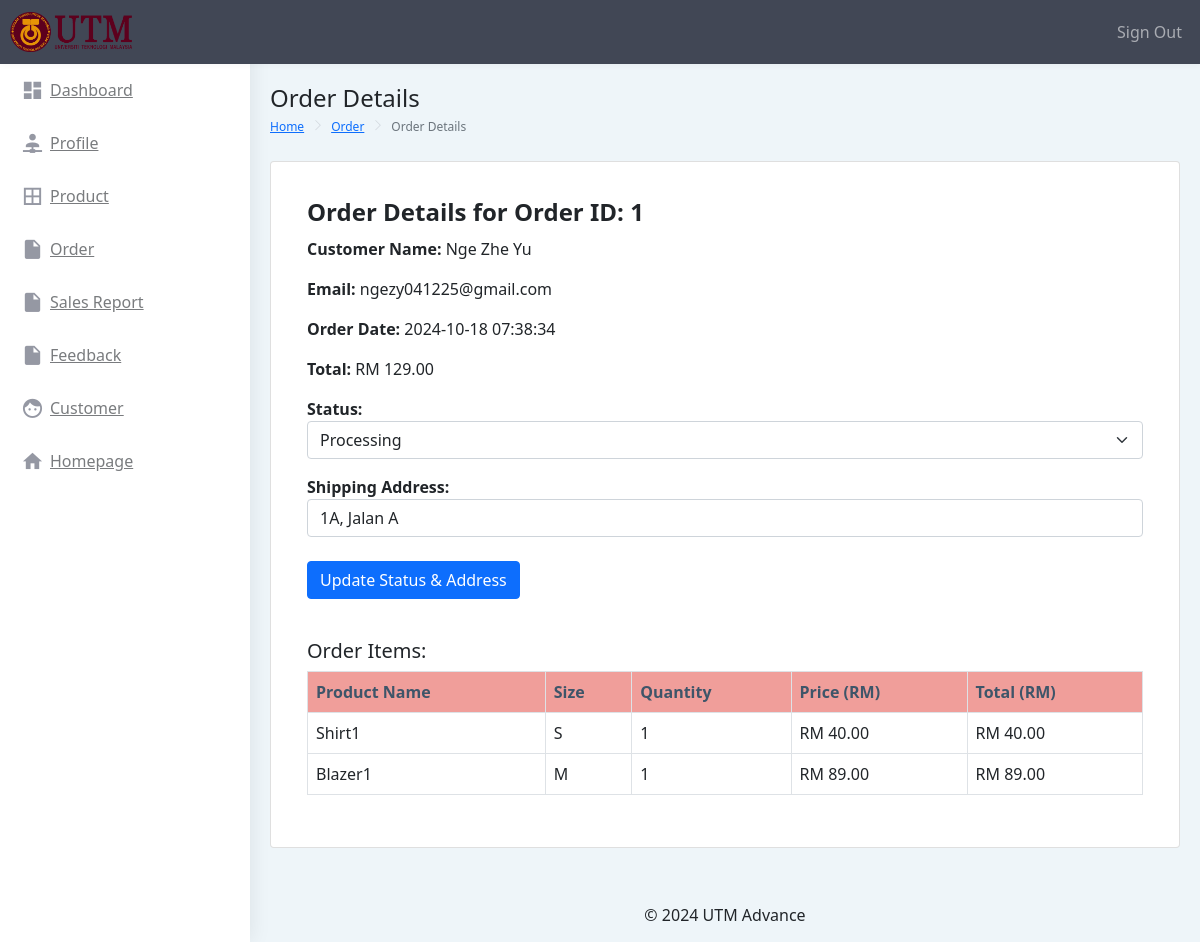
Screenshot of /AS/UpdateOrderStatus.php?OrderID=1 with the database file from the repository.
### tables this page shows
CREATE TABLE `order` (
  `OrderID` int NOT NULL,
  `CustomerName` varchar(255) NOT NULL,
  `Email` varchar(255) NOT NULL,
  `Total` decimal(10,2) NOT NULL,
  `OrderDate` timestamp NOT NULL DEFAULT CURRENT_TIMESTAMP,
  `Status` enum('Pending','Processing','Shipped','Delivered','Cancelled') DEFAULT 'Pending',
  `ShippingAddress` varchar(255) DEFAULT NULL
);

CREATE TABLE `order_items` (
  `OrderItemID` int NOT NULL,
  `OrderID` int NOT NULL,
  `ProductID` int NOT NULL,
  `Quantity` int NOT NULL,
  `Price` decimal(10,2) NOT NULL,
  `Size` varchar(10) DEFAULT NULL
);

CREATE TABLE `product` (
  `ProductID` int NOT NULL,
  `ProductName` varchar(255) NOT NULL,
  `Price` decimal(10,2) NOT NULL,
  `Category` varchar(100) NOT NULL,
  `StockQuantity` int NOT NULL,
  `Status` varchar(50) NOT NULL,
  `Image` varchar(255) DEFAULT NULL
);

### AS/UpdateOrderStatus.php (the view, shortened to what this page needs)
<!DOCTYPE html>
<html dir="ltr" lang="en">
<head>
    <link href="dist/css/style.min.css" rel="stylesheet">
</head>
<body>
    <div id="main-wrapper" data-layout="vertical" data-navbarbg="skin5" data-sidebartype="full"
        data-sidebar-position="absolute" data-header-position="absolute" data-boxed-layout="full">
        <header class="topbar" data-navbarbg="skin5">
		<nav class="navbar top-navbar navbar-expand-md navbar-dark">
        <div class="navbar-header" data-logobg="skin5">
            <a class="navbar-brand" href="index.php">
                <img src="../CG/img/UTM.png" alt="" style="height: 40px; width: auto;">
            </a>
        </div>
        <div class="navbar-collapse collapse" id="navbarSupportedContent" data-navbarbg="skin5">
            <ul class="navbar-nav float-end" style="font-size: 16px;">
                <a href="../Function/Signout.php" class="nav-item nav-link">Sign Out</a>
            </ul>
        </div>
    </nav>
</header>
        <aside class="left-sidebar" data-sidebarbg="skin6">
            <div class="scroll-sidebar">
                <nav class="sidebar-nav">
                    <ul id="sidebarnav">
                         <li class="sidebar-item"> <a class="sidebar-link waves-effect waves-dark sidebar-link"
                                href="index.php" aria-expanded="false"><i class="mdi mdi-view-dashboard"></i><span
                                    class="hide-menu">Dashboard</span></a></li>
                        <li class="sidebar-item"> <a class="sidebar-link waves-effect waves-dark sidebar-link"
                                href="ProfileAS.php" aria-expanded="false"><i
                                    class="mdi mdi-account-network"></i><span class="hide-menu">Profile</span></a></li>
                        <li class="sidebar-item"> <a class="sidebar-link waves-effect waves-dark sidebar-link"
                                href="Product.php" aria-expanded="false"><i class="mdi mdi-border-all"></i><span
                                    class="hide-menu">Product</span></a></li>
						<li class="sidebar-item"> <a class="sidebar-link waves-effect waves-dark sidebar-link"
                                href="viewOrder.php" aria-expanded="false"><i class="mdi mdi-file"></i><span
                                    class="hide-menu">Order</span></a></li>
						<li class="sidebar-item"> <a class="sidebar-link waves-effect waves-dark sidebar-link"
                                href="ViewSalesReport.php" aria-expanded="false"><i class="mdi mdi-file"></i><span
                                    class="hide-menu">Sales Report</span></a></li>
                        <li class="sidebar-item"> <a class="sidebar-link waves-effect waves-dark sidebar-link"
                                href="feedbackView.php" aria-expanded="false"><i class="mdi mdi-file"></i><span
                                    class="hide-menu">Feedback</span></a></li>
						<li class="sidebar-item"> <a class="sidebar-link waves-effect waves-dark sidebar-link"
                                href="deletecustomerview.php" aria-expanded="false"><i class="mdi mdi-face"></i><span
                                    class="hide-menu">Customer</span></a></li>
						<li class="sidebar-item"> <a class="sidebar-link waves-effect waves-dark sidebar-link"
                                href="../index.php" aria-expanded="false"><i class="mdi mdi-home"></i><span
                                    class="hide-menu">Homepage</span></a></li>
                        <li class="text-center p-40 upgrade-btn">
                        </li>
                    </ul>
                </nav>
            </div>
        </aside>
        <div class="page-wrapper">
            <div class="page-breadcrumb">
                <div class="row align-items-center">
                    <div class="col-5">
                        <h4 class="page-title">Order Details</h4>
                        <div class="d-flex align-items-center">
                            <nav aria-label="breadcrumb">
                                <ol class="breadcrumb">
                                    <li class="breadcrumb-item"><a href="index.php">Home</a></li>
                                    <li class="breadcrumb-item"><a href="Product.php">Order</a></li>
                                    <li class="breadcrumb-item active" aria-current="page">Order Details</li>
                                </ol>
                            </nav>
                        </div>
                    </div>
                </div>
            </div>
 <?php
require('../Function/config.php');
$orderID = $_GET['OrderID'] ?? null;
$sql = "SELECT o.OrderID, o.CustomerName, o.Email, o.Total, o.OrderDate, o.Status, o.ShippingAddress,
               oi.ProductID, oi.Quantity, oi.Price, oi.Size, p.ProductName
        FROM `order` o
        JOIN order_items oi ON o.OrderID = oi.OrderID
        JOIN product p ON oi.ProductID = p.ProductID
        WHERE o.OrderID = ?";
$stmt = $con->prepare($sql);
$stmt->bind_param('i', $orderID);
$stmt->execute();
$result = $stmt->get_result();
?>
<!DOCTYPE html>
<html lang="en">
<head>
    <link rel="stylesheet" href="path/to/bootstrap.css">
</head>
<body>
<div class="container-fluid">
    <div class="row">
        <div class="col-12">
            <div class="card">
                <div class="card-body">
                    <h4 class="card-title">Order Details for Order ID: <?php echo htmlspecialchars($orderID); ?></h4>
                    <?php
                    if ($result->num_rows > 0) {
                        $order = $result->fetch_assoc();
                        ?>
                        <p><strong>Customer Name:</strong> <?php echo htmlspecialchars($order['CustomerName']); ?></p>
                        <p><strong>Email:</strong> <?php echo htmlspecialchars($order['Email']); ?></p>
                        <p><strong>Order Date:</strong> <?php echo htmlspecialchars($order['OrderDate']); ?></p>
                        <p><strong>Total:</strong> RM <?php echo number_format($order['Total'], 2); ?></p>
                        <form method="POST" action="">
                            <p><strong>Status:</strong>
                                <select name="status" class="form-select" required>
                                    <option value="Processing" <?php echo ($order['Status'] === 'Processing') ? 'selected' : ''; ?>>Processing</option>
                                </select>
                            </p>
                            <p><strong>Shipping Address:</strong>
                                <input type="text" name="shippingAddress" class="form-control" value="<?php echo htmlspecialchars($order['ShippingAddress']); ?>" required>
                            </p>
                            <button type="submit" class="btn btn-primary mt-2">Update Status & Address</button>
                        </form>
                        <h5 class="mt-4">Order Items:</h5>
                        <table class="table table-bordered" style="background-color: #FFFFFF;">
                            <thead>
                                <tr style="background-color: #f09e9a; color: white;">
                                    <th>Product Name</th>
                                    <th>Size</th>
                                    <th>Quantity</th>
                                    <th>Price (RM)</th>
                                    <th>Total (RM)</th>
                                </tr>
                            </thead>
                            <tbody>
                        <?php
                        $result->data_seek(0);
                        while ($item = $result->fetch_assoc()) {
                            $itemTotal = $item['Price'] * $item['Quantity'];
                            echo "<tr>";
                            echo "<td>" . htmlspecialchars($item['ProductName']) . "</td>";
                            echo "<td>" . htmlspecialchars($item['Size']) . "</td>";
                            echo "<td>" . htmlspecialchars($item['Quantity']) . "</td>";
                            echo "<td>RM " . number_format($item['Price'], 2) . "</td>";
                            echo "<td>RM " . number_format($itemTotal, 2) . "</td>";
                            echo "</tr>";
                        }
                        ?>
                            </tbody>
                        </table>
                        <?php
                    } else {
                        echo "<p>No order details found for this Order ID.</p>";
                    }
                    ?>
                </div>
            </div>
        </div>
    </div>
</div>
</body>
</html>
            <footer class="footer text-center">
                &copy; 2024 UTM Advance
            </footer>
        </div>
    </div>
</body>
</html>

### AS/UpdateOrderStatus.php (style rules this page uses)
.card { position: relative; display: flex; flex-direction: column; min-width: 0; word-wrap: break-word; background-color: #fff; border: 1px solid #ddd; border-radius: 0.25rem; overflow: hidden; padding: 1.25rem; }
.card-body { padding: 0; }
.card-body .btn { margin-bottom: 1rem; }
.table { border-collapse: collapse !important; width: 100%; margin-bottom: 0; }

### rows the page displays
order: CustomerName "Nge Zhe Yu", Email "ngezy041225@gmail.com", OrderDate "2024-10-18 07:38:34", Total "129.00", status "Processing", shippingAddress "1A, Jalan A"
order_items: ProductID.ProductName "Shirt1", Size "S", Quantity "1", Price "40.00"
order_items: ProductID.ProductName "Blazer1", Size "M", Quantity "1", Price "89.00"

### other values shown
$orderID "1"
